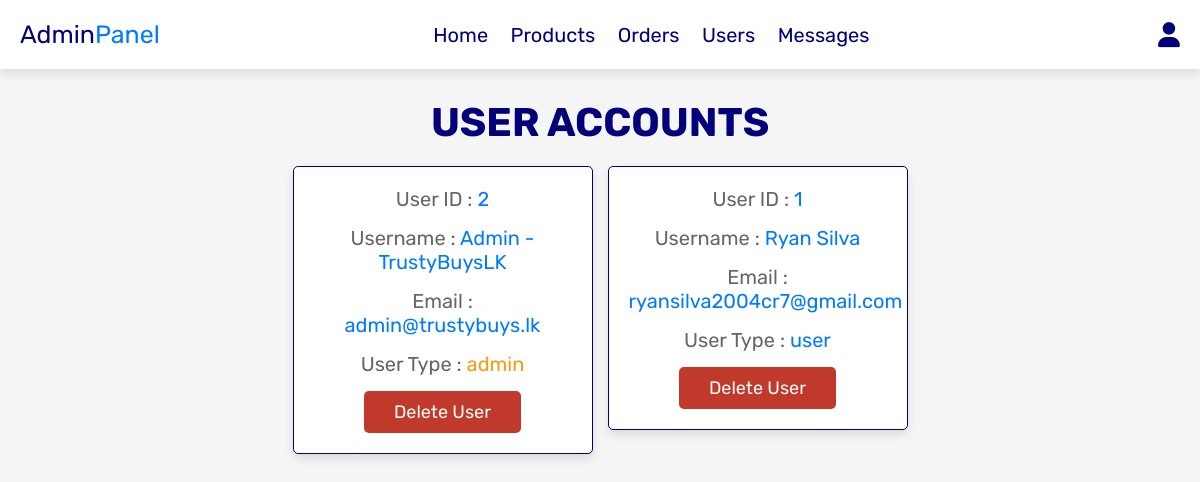
Page /php/admin_users.php (signed in) on the committed database.
### tables this page shows
CREATE TABLE IF NOT EXISTS `tbl_account` (
  `acc_id` int NOT NULL AUTO_INCREMENT,
  `acc_type` varchar(40) NOT NULL,
  `acc_name` varchar(255) DEFAULT NULL,
  `acc_email` varchar(100) NOT NULL,
  `acc_password` varchar(255) DEFAULT NULL,
  `acc_gender` varchar(40) NOT NULL,
  PRIMARY KEY (`acc_email`),
  UNIQUE KEY `id` (`acc_id`)
);

### php/admin_users.php (the view, shortened to what this page needs)
<?php
include 'config_db.php';
?>
<!DOCTYPE html>
<html lang="en">
<head>
   <link rel="stylesheet" href="https://cdnjs.cloudflare.com/ajax/libs/font-awesome/6.0.0/css/all.min.css">
   <link rel="stylesheet" href="/css/admin_style.css">
</head>
<body>
<?php include 'admin_header.php'; ?>
<section class="users">
   <h1 class="title">User Accounts</h1>
   <div class="box-container">
      <?php
      $select_users = mysqli_query($con, "SELECT * FROM `tbl_account`") or die('query failed');
      while($fetch_users = mysqli_fetch_assoc($select_users)){
      ?>
      <div class="box">
         <p> User ID : <span><?php echo $fetch_users['acc_id']; ?></span> </p>
         <p> Username : <span><?php echo $fetch_users['acc_name']; ?></span> </p>
         <p> Email : <span><?php echo $fetch_users['acc_email']; ?></span> </p>
         <p> User Type : <span style="color:<?php if($fetch_users['acc_type'] == 'admin'){ echo 'var(--orange)'; } ?>"><?php echo $fetch_users['acc_type']; ?></span> </p>
         <a href="admin_users.php?delete=<?php echo $fetch_users['acc_id']; ?>" onclick="return confirm('Delete this user?');" class="delete-btn">Delete User</a>
      </div>
      <?php
      };
      ?>
   </div>
</section>
</body>
</html>

### css/admin_style.css (style rules this page uses)
:root { --blue:#007BFF; --red:#c0392b; --orange:#f39c12; --darkblue:#030179; --white:#fff; --light-color:#666; --light-white:#ccc; --light-bg:#f5f5f5; --border:.1rem solid var(--darkblue); --box-shadow:0 .5rem 1rem rgba(0,0,0,.1); }
* { font-family: 'Rubik', sans-serif; margin:0; padding:0; box-sizing: border-box; outline: none; border:none; text-decoration: none; transition:all .2s linear; }
html { font-size: 62.5%; overflow-x: hidden; }
body { background-color: var(--light-bg); }
section { padding:3rem 2rem; }
.title { text-align: center; margin-bottom: 2rem; text-transform: uppercase; color:var(--darkblue); font-size: 4rem; }
.btn, .option-btn, .delete-btn, .white-btn { display: inline-block; margin-top: 1rem; padding:1rem 3rem; cursor: pointer; color:var(--white); font-size: 1.8rem; border-radius: .5rem; text-transform: capitalize; }
.delete-btn { background-color: var(--red); }
.users .box-container { display: grid; grid-template-columns: repeat(auto-fit, 30rem); justify-content: center; gap:1.5rem; max-width: 1200px; margin:0 auto; align-items: flex-start; }
.users .box-container .box { background-color: var(--white); padding:2rem; border:var(--border); box-shadow: var(--box-shadow); border-radius: .5rem; text-align: center; }
.users .box-container .box p { padding-bottom: 1.5rem; font-size: 2rem; color:var(--light-color); }
.users .box-container .box p span { color:var(--blue); }
.users .box-container .box .delete-btn { margin-top: 0; }

### rows in the picture
tbl_account: acc "2", acc_name "Admin - TrustyBuysLK", acc_email "admin@trustybuys.lk", acc_type "admin"
tbl_account: acc "1", acc_name "Ryan Silva", acc_email "ryansilva2004cr7@gmail.com", acc_type "user"
